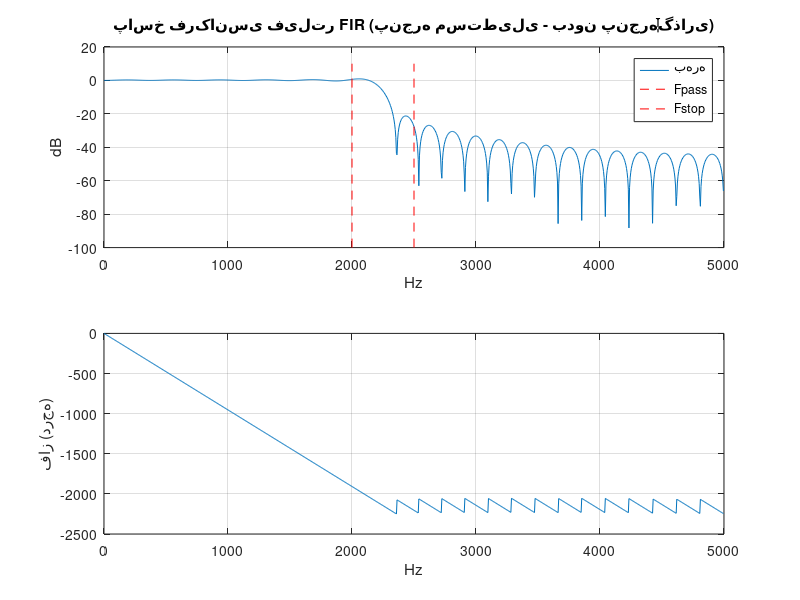
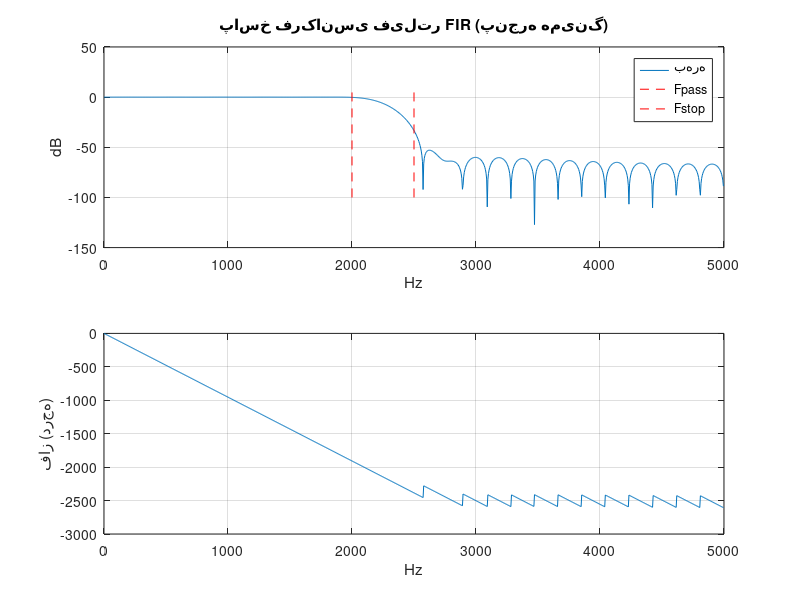
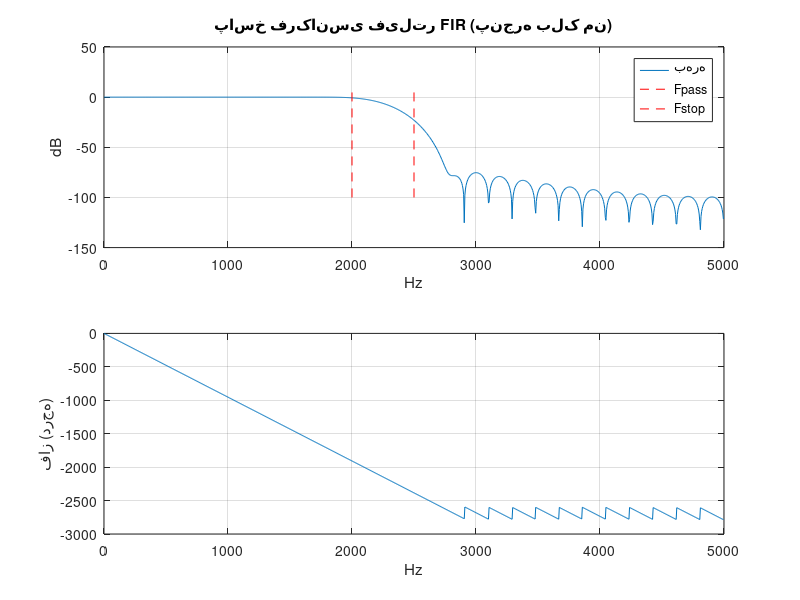
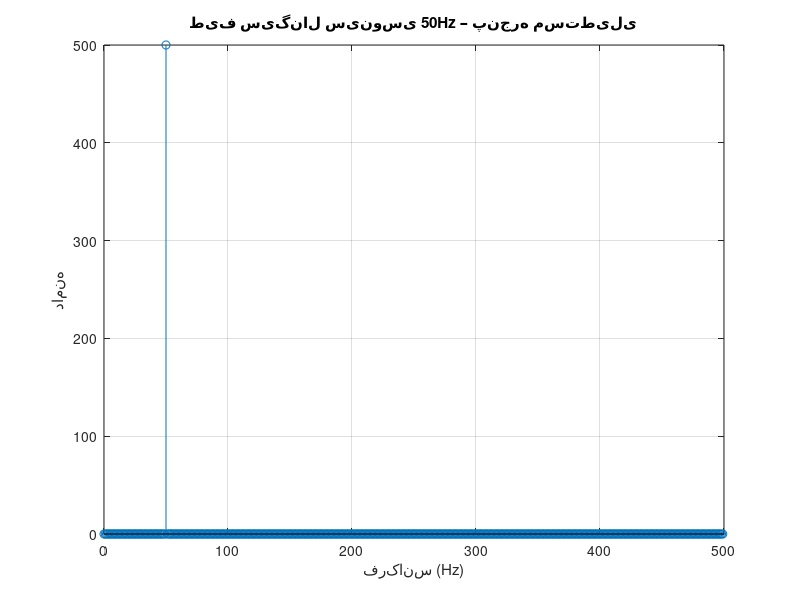

Source code (MATLAB) for these figures, in order: (Note: this script raises an error after producing the figures.)
%% A01
clc; clear; close all;

Fs = 10000;
Fpass = 2000;
Fstop = 2500;
Rp = 0.005;
Rs = 0.005;

% تخمین مرتبه فیلتر
[N, Wn, beta, ftype] = kaiserord([Fpass Fstop], [1 0], [Rp Rs], Fs);

% طراحی فیلتر با پنجره مستطیلی (بدون پنجرهگذاری)
b = fir1(N, Wn, ftype, rectwin(N+1));   % ← rectwin = همه ضرایب 1

[H, f] = freqz(b, 1, 1024, Fs);
mag_dB = 20*log10(abs(H));
phase_deg = unwrap(angle(H)) * 180/pi;

figure;
subplot(2,1,1);
plot(f, mag_dB); grid on;
title('پاسخ فرکانسی فیلتر FIR (پنجره مستطیلی - بدون پنجرهگذاری)');
xlabel('Hz'); ylabel('dB');
xlim([0 Fs/2]);
line([Fpass Fpass], [-100 10], 'Color','r','LineStyle','--');
line([Fstop Fstop], [-100 10], 'Color','r','LineStyle','--');
legend('بهره', 'Fpass', 'Fstop');

subplot(2,1,2);
plot(f, phase_deg); grid on;
xlabel('Hz'); ylabel('فاز (درجه)');
xlim([0 Fs/2]);
%% A02
clc; clear; close all;

Fs = 10000;
Fpass = 2000;
Fstop = 2500;
Rp = 0.005;
Rs = 0.005;

% تخمین مرتبه فیلتر
[N, Wn, beta, ftype] = kaiserord([Fpass Fstop], [1 0], [Rp Rs], Fs);

% پنجره Hamming
b_hamm = fir1(N, Wn, ftype, hamming(N+1));
% پنجره Blackman
b_black = fir1(N, Wn, ftype, blackman(N+1));


b = b_hamm;
[H, f] = freqz(b, 1, 1024, Fs);
mag_dB = 20*log10(abs(H));
phase_deg = unwrap(angle(H)) * 180/pi;

figure;
subplot(2,1,1);
plot(f, mag_dB); grid on;
title('پاسخ فرکانسی فیلتر FIR (پنجره همینگ)');
xlabel('Hz'); ylabel('dB');
xlim([0 Fs/2]);
line([Fpass Fpass], [-100 10], 'Color','r','LineStyle','--');
line([Fstop Fstop], [-100 10], 'Color','r','LineStyle','--');
legend('بهره', 'Fpass', 'Fstop');

subplot(2,1,2);
plot(f, phase_deg); grid on;
xlabel('Hz'); ylabel('فاز (درجه)');
xlim([0 Fs/2]);

b = b_black;
[H, f] = freqz(b, 1, 1024, Fs);
mag_dB = 20*log10(abs(H));
phase_deg = unwrap(angle(H)) * 180/pi;

figure;
subplot(2,1,1);
plot(f, mag_dB); grid on;
title('پاسخ فرکانسی فیلتر FIR (پنجره بلک من)');
xlabel('Hz'); ylabel('dB');
xlim([0 Fs/2]);
line([Fpass Fpass], [-100 10], 'Color','r','LineStyle','--');
line([Fstop Fstop], [-100 10], 'Color','r','LineStyle','--');
legend('بهره', 'Fpass', 'Fstop');

subplot(2,1,2);
plot(f, phase_deg); grid on;
xlabel('Hz'); ylabel('فاز (درجه)');
xlim([0 Fs/2]);


%% A03
clear; close all; clc;

fs = 1000;           % فرکانس نمونهبرداری (Hz)
f0 = 50;             % فرکانس سیگنال (Hz)
t = 0:1/fs:1-1/fs;   % طول 1 ثانیه
x = sin(2*pi*f0*t);

% DFT با پنجره مستطیلی (بدون ضرب در پنجره)
X = fft(x);
N = length(x);
f = (0:N-1)*(fs/N);

% نمایش طیف
figure;
stem(f(1:N/2), abs(X(1:N/2)));
xlabel('فرکانس (Hz)'); ylabel('دامنه');
title('طیف سیگنال سینوسی 50Hz – پنجره مستطیلی');
grid on;

%% A04
clc; clear; close all;

fs = 1000;           % فرکانس نمونهبرداری (Hz)
f0 = 50;             % فرکانس سیگنال (Hz)
t = 0:1/fs:1-1/fs;   % طول 1 ثانیه
x = sin(2*pi*f0*t);

N = length(x);
f = (0:N-1)*(fs/N);

% پنجره هانینگ
win_hann = hann(length(x))';
x_hann = x .* win_hann;
X_hann = fft(x_hann);

% پنجره مستطیلی (همان x)
X_rect = fft(x);

figure;
subplot(2,1,1);
stem(f(1:N/2), abs(X_rect(1:N/2)), 'b');
title('پنجره مستطیلی'); ylabel('دامنه');
subplot(2,1,2);
stem(f(1:N/2), abs(X_hann(1:N/2)), 'r');
title('پنجره هانینگ'); xlabel('فرکانس (Hz)'); ylabel('دامنه');

%% A05
clear; close all; clc;

fs = 1000;           % فرکانس نمونهبرداری (Hz)
f0 = 50;             % فرکانس سیگنال (Hz)
t = 0:1/fs:1-1/fs;   % طول 1 ثانیه
x = sin(2*pi*f0*t);

N = length(x);
f = (0:N-1)*(fs/N);

beta_vals = [2 5 10 15];
figure;
for i = 1:4
    win = kaiser(N, beta_vals(i));
    x_win = x .* win';
    X_win = fft(x_win);
    subplot(4,1,i);
    plot(f(1:N/2), 20*log10(abs(X_win(1:N/2))));
    title(['\beta = ' num2str(beta_vals(i))]);
    ylabel('dB'); grid on;
end
xlabel('فرکانس (Hz)');

%% A06
clear; close all; clc;

fs = 1000; 
t = 0:1/fs:1-1/fs;
f0 = 45.5;
x = sin(2*pi*f0*t);
N = length(x);
f = (0:N-1)*(fs/N);

windows = {rectwin(N), hann(N), hamming(N), kaiser(N,5)};
names = {'مستطیلی', 'هانینگ', 'همینگ', 'kaiser (\beta=5)'};

figure;
for i = 1:4
    xw = x .* windows{i}';
    Xw = fft(xw);
    subplot(2,2,i);
    plot(f(1:N/2), 20*log10(abs(Xw(1:N/2))));
    title(names{i}); xlabel('Hz'); ylabel('dB');
    grid on;
end

%% A07
clear; close all; clc;

% خواندن فایل صوتی
[original, Fs] = audioread('song.mp3');
if size(original,2) > 1
    original = mean(original,2);   % تبدیل به مونو
end

% انتخاب ۳ ثانیه اول برای سرعت
duration = 30;
N_samples = min(length(original), duration*Fs);
x = original(1:N_samples);

% مشخصات فیلتر
Fpass = 2000;   % فرکانس باند عبور (Hz)
Fstop = 2500;   % فرکانس باند توقف (Hz)
Fs = Fs;        % فرکانس نمونهبرداری
Rp = 0.005;     % ریپل باند عبور (خطی)
Rs = 0.005;     % ریپل باند توقف (خطی)

% تخمین مرتبه فیلتر
[N, Wn, beta, ftype] = kaiserord([Fpass Fstop], [1 0], [Rp Rs], Fs);
N = N + mod(N,2);  % مرتبه زوج برای فاز خطی

% تعریف پنجرههای مختلف
windows = {'rectwin', 'hamming', 'blackman', 'kaiser'};
params = {[], [], [], beta};  % پارامتر β فقط برای کیسر
colors = {'b', 'g', 'r', 'm'};
legend_str = {};

figure_grpdelay = figure;

for i = 1:length(windows)
    % ساخت پنجره
    switch windows{i}
        case 'rectwin'
            win = rectwin(N+1);
        case 'hamming'
            win = hamming(N+1);
        case 'blackman'
            win = blackman(N+1);
        case 'kaiser'
            win = kaiser(N+1, params{i});
    end
    
    % طراحی فیلتر
    b = fir1(N, Wn, ftype, win);
    coeffs{i} = b;

    % محاسبه و رسم تاخیر گروه
    [gd, w] = grpdelay(b, 1, 1024);
    f_gd = w * (Fs/(2*pi));  % تبدیل به Hz
    
    figure(figure_grpdelay);
    subplot(2,2,i);
    plot(f_gd, gd, colors{i}, 'LineWidth', 1.5);
    grid on;
    xlabel('فرکانس (Hz)'); ylabel('تاخیر گروه (نمونه)');
    title(sprintf('تاخیر گروه - پنجره %s', windows{i}));
    xlim([0 Fs/2]);

end


% پخش سیگنال اصلی
disp('پخش سیگنال اصلی...');
player_orig = audioplayer(x, Fs);
play(player_orig);
pause(length(x)/Fs + 1);

% پخش سیگنالهای فیلتر شده
for i = 1:length(windows)
    b = coeffs{i};
    y_filtered = filter(b, 1, x);

    disp(['پخش سیگنال فیلتر شده با پنجره ' windows{i} '...']);
    player_filt = audioplayer(y_filtered, Fs);
    play(player_filt);
    pause(length(y_filtered)/Fs + 1);
end

%% A08
clear; close all; clc;

fs = 2000;
t = 0:1/fs:2;
x = [sin(2*pi*200*t(t<1)), sin(2*pi*800*t(t>=1))];
figure;
spectrogram(x, hamming(256), 200, 512, fs, 'yaxis');
title('STFT سیگنال با دو فرکانس');

%% A09

% Num -> fdatool: FIR, LOWPASS, HAMMING, Fs=1000, Fc=100
fs=1000;
t = 0:1/fs:1;

x = randn(size(t));

% اعمال فیلتر FIR
y = filter(Num, 1, x);

% رسم سیگنال ها
figure;
subplot(2,1,1);
plot(t, x);
title('سیگنال اصلی (تصادفی)');
xlabel('زمان (ثانیه)'); ylabel('دامنه');

subplot(2,1,2);
plot(t, y);
title('سیگنال فیلتر شده');
xlabel('زمان (ثانیه)'); ylabel('دامنه');

%% A10
% Num -> fdatool: FIR, BANDPASS, Fs=5000, Fc=1000,2000

fs=5000;

t = 0:1/fs:0.1;

f0 = 500;
f1 = 1500;
f2 = 2300;

noise = 0.5 * rand(size(t));
x = sin(2*pi*f0*t) + 3*cos(2*pi*f1*t) + sin(2*pi*f2*t) + noise;

% اعمال فیلتر FIR
y = filter(Num, 1, x);

% رسم سیگنال ها
figure;
subplot(2,1,1);
plot(t, x);
title('سیگنال اصلی');
xlabel('زمان (ثانیه)'); ylabel('دامنه');

subplot(2,1,2);
plot(t, y);
title('سیگنال فیلتر شده');
xlabel('زمان (ثانیه)'); ylabel('دامنه');

X = fft(x);
Y = fft(y);
N = length(x);
f = (0:N-1)*(fs/N);

% نمایش طیف
figure;
subplot(2,1,1);
stem(f(1:N/2), abs(X(1:N/2)));
xlabel('فرکانس (Hz)'); ylabel('دامنه');
title('طیف فرکانسی سیگنال اصلی');
grid on;

subplot(2,1,2);
stem(f(1:N/2), abs(Y(1:N/2)));
xlabel('فرکانس (Hz)'); ylabel('دامنه');
title('طیف فرکانسی سیگنال فیلتر شده');
grid on;
